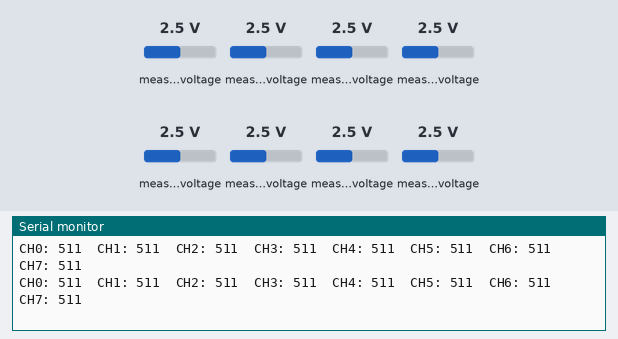
This sketch was run on a simulated Arduino Uno, built with avr-gcc and run on an emulated ATmega328P. Parts: the last lines printed to the serial monitor. The inputs (shaded band) are chosen by the test bench; at power-on: measured voltage 2.5 V.

Above: at 1.2 s.
1.3 s: measured voltage (sensor 200) set to 0.1 V
At 1.67 s:
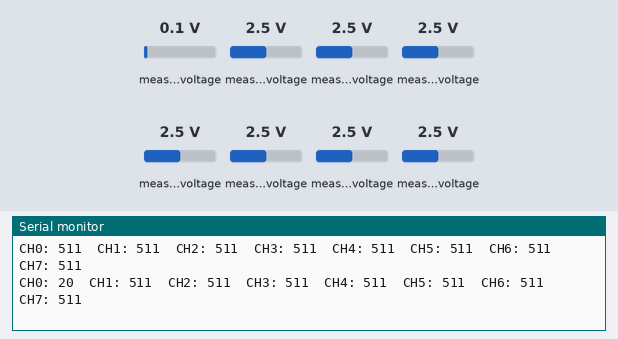
2.8 s: measured voltage (sensor 201) set to 0.1 V
At 2.97 s:
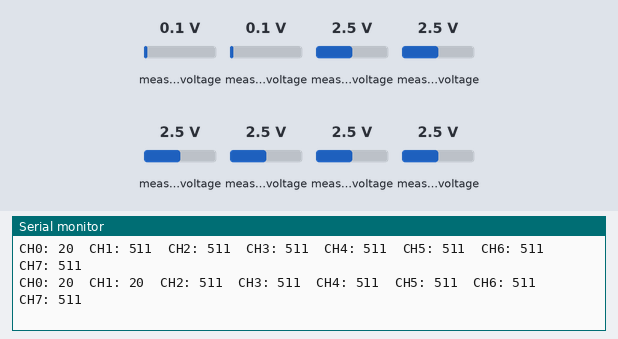
4.3 s: measured voltage (sensor 202) set to 0.1 V
At 4.48 s:
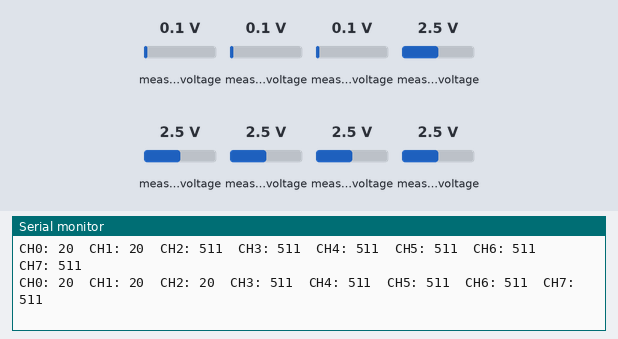
5.8 s: measured voltage (sensor 203) set to 0.1 V
At 5.98 s:
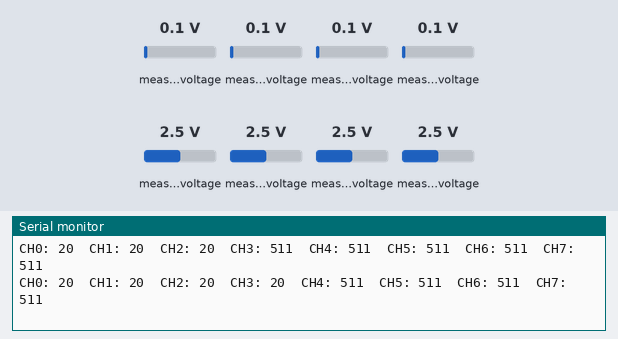
7.3 s: measured voltage (sensor 204) set to 0.1 V
At 7.48 s:
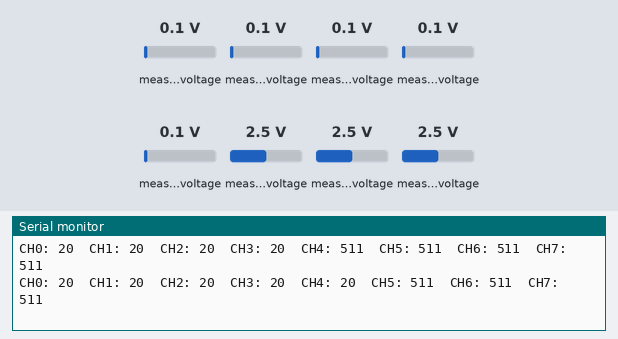
10.3 s: measured voltage (sensor 205) set to 0.1 V
At 10.45 s:
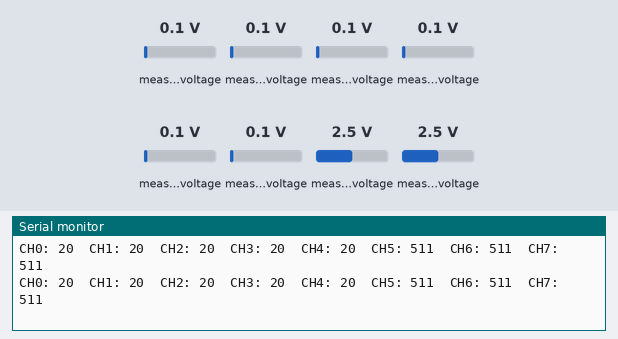

The sketch:

arduino.ino
```cpp
// use `Adafruit MCP3008` lib by adafruit
#include <SPI.h>
#include <Adafruit_MCP3008.h>

Adafruit_MCP3008 adc;

#define CS_PIN 10

void setup() {
  Serial.begin(9600);

  if (!adc.begin(CS_PIN)) {
    Serial.println("MCP3008 not found");
    while (1);
  }

  Serial.println("MCP3008 Ready");
}

void loop() {
  delay(200);

  for (int ch = 0; ch < 8; ch++) {
    int value = adc.readADC(ch);  // 0-1023
    Serial.print("CH");
    Serial.print(ch);
    Serial.print(": ");
    Serial.print(value);
    Serial.print("  ");
  }
  Serial.println();
}
```

Measured:
- after the input at 1.3 s, the serial monitor: prints a new line after 0.21 s (image 1)
- after the input at 2.8 s, the serial monitor: prints a new line at once (image 2)
- after the input at 4.3 s, the serial monitor: prints a new line at once (image 3)
- after the input at 5.8 s, the serial monitor: prints a new line at once (image 4)
- after the input at 7.3 s, the serial monitor: prints a new line at once (image 5)
